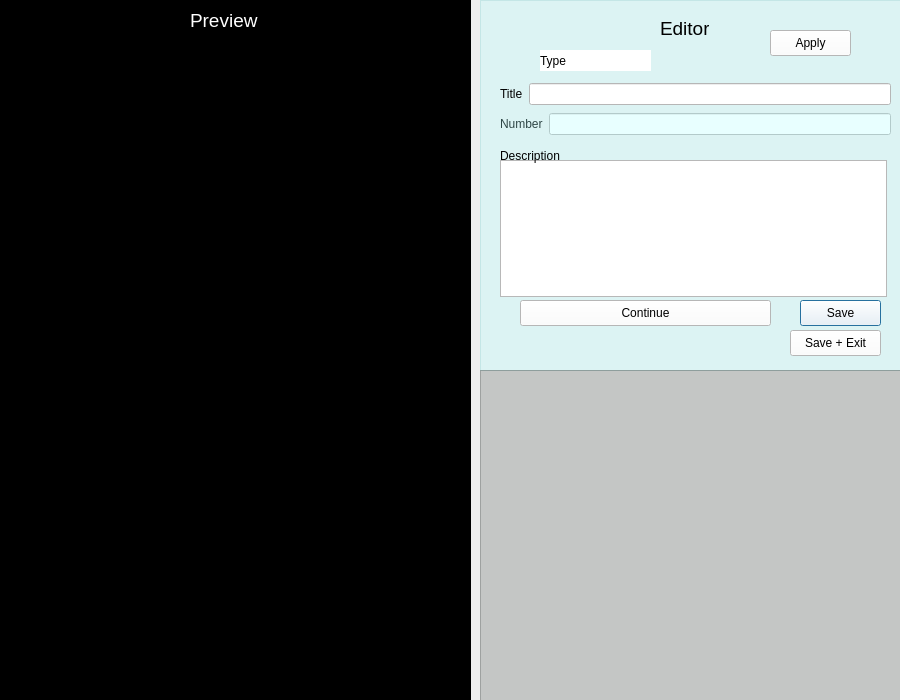
<?xml version="1.0" encoding="UTF-8"?>
<ui version="4.0">
 <class>Dialog</class>
 <widget class="QDialog" name="Dialog">
  <property name="geometry">
   <rect>
    <x>0</x>
    <y>0</y>
    <width>900</width>
    <height>700</height>
   </rect>
  </property>
  <property name="windowTitle">
   <string>Dialog</string>
  </property>
  <widget class="QLabel" name="label_2">
   <property name="geometry">
    <rect>
     <x>500</x>
     <y>90</y>
     <width>61</width>
     <height>131</height>
    </rect>
   </property>
   <property name="text">
    <string>Description</string>
   </property>
  </widget>
  <widget class="QLabel" name="label_4">
   <property name="geometry">
    <rect>
     <x>660</x>
     <y>20</y>
     <width>49</width>
     <height>16</height>
    </rect>
   </property>
   <property name="font">
    <font>
     <pointsize>14</pointsize>
    </font>
   </property>
   <property name="text">
    <string>Editor</string>
   </property>
  </widget>
  <widget class="QPushButton" name="save_button">
   <property name="geometry">
    <rect>
     <x>800</x>
     <y>300</y>
     <width>81</width>
     <height>26</height>
    </rect>
   </property>
   <property name="styleSheet">
    <string notr="true">background-color: rgb(255, 255, 255);</string>
   </property>
   <property name="text">
    <string>Save</string>
   </property>
  </widget>
  <widget class="QToolButton" name="continue_button">
   <property name="geometry">
    <rect>
     <x>520</x>
     <y>300</y>
     <width>251</width>
     <height>26</height>
    </rect>
   </property>
   <property name="styleSheet">
    <string notr="true">background-color: rgb(255, 255, 255);</string>
   </property>
   <property name="text">
    <string>Continue</string>
   </property>
  </widget>
  <widget class="QPushButton" name="apply_button">
   <property name="geometry">
    <rect>
     <x>770</x>
     <y>30</y>
     <width>81</width>
     <height>26</height>
    </rect>
   </property>
   <property name="styleSheet">
    <string notr="true">background-color: rgb(255, 255, 255);</string>
   </property>
   <property name="text">
    <string>Apply</string>
   </property>
  </widget>
  <widget class="QFrame" name="frame">
   <property name="geometry">
    <rect>
     <x>0</x>
     <y>0</y>
     <width>471</width>
     <height>741</height>
    </rect>
   </property>
   <property name="styleSheet">
    <string notr="true">background-color: rgb(0, 0, 0);
color: rgb(255, 255, 255);</string>
   </property>
   <property name="frameShape">
    <enum>QFrame::Shape::StyledPanel</enum>
   </property>
   <property name="frameShadow">
    <enum>QFrame::Shadow::Raised</enum>
   </property>
   <widget class="QLabel" name="label_5">
    <property name="geometry">
     <rect>
      <x>190</x>
      <y>10</y>
      <width>71</width>
      <height>20</height>
     </rect>
    </property>
    <property name="font">
     <font>
      <pointsize>14</pointsize>
     </font>
    </property>
    <property name="text">
     <string>Preview</string>
    </property>
   </widget>
   <widget class="QPlainTextEdit" name="preview_text">
    <property name="geometry">
     <rect>
      <x>0</x>
      <y>50</y>
      <width>471</width>
      <height>651</height>
     </rect>
    </property>
    <property name="styleSheet">
     <string notr="true">color: rgb(255, 255, 255);</string>
    </property>
    <property name="readOnly">
     <bool>true</bool>
    </property>
   </widget>
  </widget>
  <widget class="QFrame" name="frame_2">
   <property name="geometry">
    <rect>
     <x>480</x>
     <y>370</y>
     <width>421</width>
     <height>331</height>
    </rect>
   </property>
   <property name="styleSheet">
    <string notr="true">background-color: rgba(130, 136, 133, 100);
color: rgb(255, 255, 255);</string>
   </property>
   <property name="frameShape">
    <enum>QFrame::Shape::StyledPanel</enum>
   </property>
   <property name="frameShadow">
    <enum>QFrame::Shadow::Raised</enum>
   </property>
   <widget class="QPlainTextEdit" name="context_preview">
    <property name="geometry">
     <rect>
      <x>0</x>
      <y>0</y>
      <width>421</width>
      <height>341</height>
     </rect>
    </property>
    <property name="styleSheet">
     <string notr="true">background-color: rgba(255, 255, 255, 0);</string>
    </property>
    <property name="readOnly">
     <bool>true</bool>
    </property>
   </widget>
  </widget>
  <widget class="QFrame" name="description_box">
   <property name="geometry">
    <rect>
     <x>480</x>
     <y>0</y>
     <width>421</width>
     <height>371</height>
    </rect>
   </property>
   <property name="styleSheet">
    <string notr="true">background-color: rgba(170, 255, 255, 70);</string>
   </property>
   <property name="frameShape">
    <enum>QFrame::Shape::StyledPanel</enum>
   </property>
   <property name="frameShadow">
    <enum>QFrame::Shadow::Raised</enum>
   </property>
   <widget class="QPushButton" name="save_exit_button">
    <property name="geometry">
     <rect>
      <x>310</x>
      <y>330</y>
      <width>91</width>
      <height>26</height>
     </rect>
    </property>
    <property name="styleSheet">
     <string notr="true">background-color: rgb(255, 255, 255);</string>
    </property>
    <property name="text">
     <string>Save + Exit</string>
    </property>
   </widget>
   <widget class="QLabel" name="item_type">
    <property name="geometry">
     <rect>
      <x>60</x>
      <y>50</y>
      <width>111</width>
      <height>21</height>
     </rect>
    </property>
    <property name="styleSheet">
     <string notr="true">background-color: rgb(255, 255, 255);</string>
    </property>
    <property name="text">
     <string>Type</string>
    </property>
   </widget>
  </widget>
  <widget class="QWidget" name="layoutWidget">
   <property name="geometry">
    <rect>
     <x>500</x>
     <y>80</y>
     <width>391</width>
     <height>28</height>
    </rect>
   </property>
   <layout class="QHBoxLayout" name="horizontalLayout">
    <item>
     <widget class="QLabel" name="label">
      <property name="text">
       <string>Title</string>
      </property>
     </widget>
    </item>
    <item>
     <widget class="QLineEdit" name="item_title">
      <property name="styleSheet">
       <string notr="true">background-color: rgb(255, 255, 255);</string>
      </property>
     </widget>
    </item>
   </layout>
  </widget>
  <widget class="QPlainTextEdit" name="item_description">
   <property name="geometry">
    <rect>
     <x>500</x>
     <y>160</y>
     <width>387</width>
     <height>137</height>
    </rect>
   </property>
  </widget>
  <widget class="QWidget" name="layoutWidget">
   <property name="geometry">
    <rect>
     <x>500</x>
     <y>110</y>
     <width>391</width>
     <height>28</height>
    </rect>
   </property>
   <layout class="QHBoxLayout" name="horizontalLayout_2">
    <item>
     <widget class="QLabel" name="label_3">
      <property name="text">
       <string>Number</string>
      </property>
     </widget>
    </item>
    <item>
     <widget class="QLineEdit" name="item_number">
      <property name="styleSheet">
       <string notr="true">background-color: rgb(255, 255, 255);</string>
      </property>
     </widget>
    </item>
   </layout>
  </widget>
  <zorder>description_box</zorder>
  <zorder>layoutWidget</zorder>
  <zorder>item_description</zorder>
  <zorder>layoutWidget</zorder>
  <zorder>label_2</zorder>
  <zorder>label_4</zorder>
  <zorder>save_button</zorder>
  <zorder>continue_button</zorder>
  <zorder>apply_button</zorder>
  <zorder>frame</zorder>
  <zorder>frame_2</zorder>
 </widget>
 <resources/>
 <connections/>
</ui>
